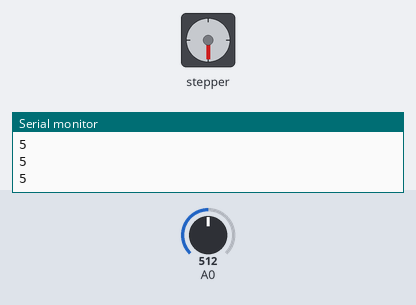
A sketch run on a simulated Arduino Uno, built with avr-gcc and run on an emulated ATmega328P. Shown: stepper motor, the last lines printed to the serial monitor. Inputs (shaded band) come from the test bench; at power-on: A0 = 512. Stepper angles assume 100 steps per turn.

Above: at 1.2 s.
1.3 s: A0 set to 109
At 1.68 s:
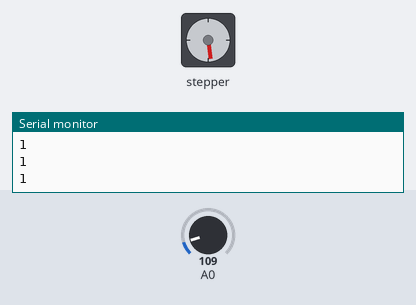
4.3 s: A0 set to 92
At 4.3 s:
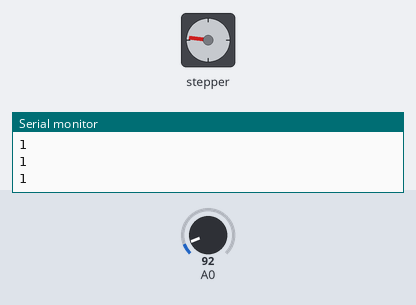
5.8 s: A0 set to 306
At 5.96 s:
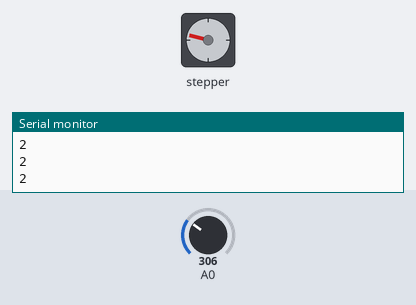
8.8 s: A0 set to 716
11.8 s: A0 set to 122
Timing chart, 0 to 15.8 s (numbered marks = the images above; inputs shaded):
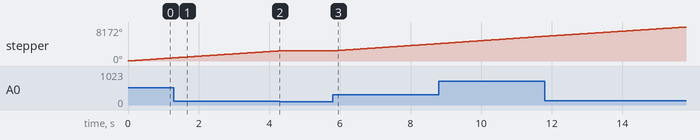

The sketch:

Vj1.ino
```cpp
#include <Stepper.h>

Stepper motor(100,9,10,11,12);
int vrijednost = 0;
int novaVrijednost = 0;

void setup() {
  // put your setup code here, to run once:
  Serial.begin(9600);
    motor.setSpeed(100);
    pinMode(A0,INPUT);
}

void loop() {
  // put your main code here, to run repeatedly:
  vrijednost = analogRead(A0);
  novaVrijednost = map(vrijednost, 0,1023, 0, 10);
  Serial.println(novaVrijednost);
  motor.step(novaVrijednost);
}
```

Measured:
- the behaviour switches between 103 and 102 on A0 (found by bisection; images 1 and 2)
- after the input at 4.3 s, stepper: stops changing and stays 2437°
- after the input at 5.8 s, stepper: keeps turning clockwise at about 580°/s, starting at once
